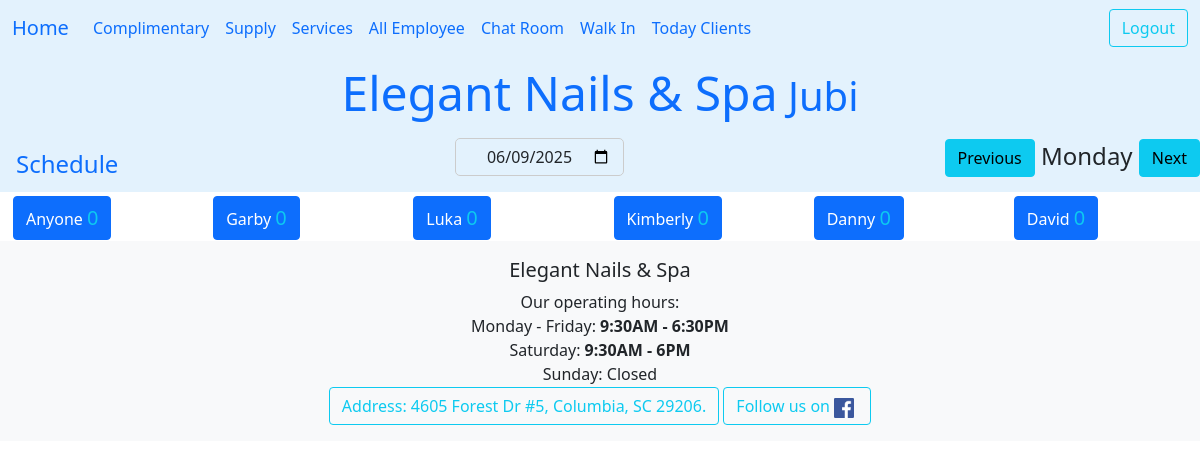
Page /dathen/all/ (signed in) on the earlier database version.
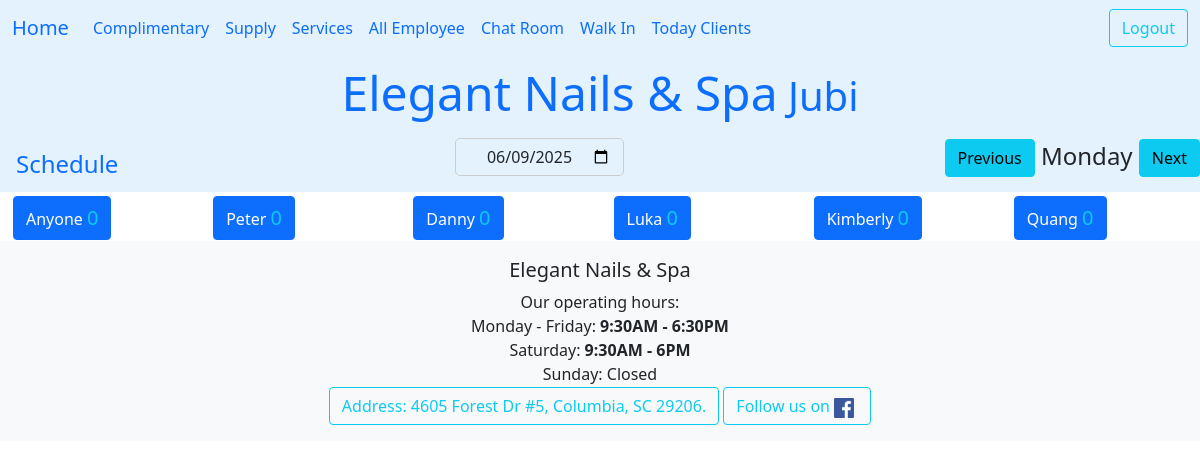
Same page on the later database version.
### ledger/models.py (models this page shows, shortened)
class Technician(models.Model):
    name = models.CharField(max_length=25)
    phone = PhoneNumberField()
    email = models.EmailField(max_length=40, null=True, blank=True)
    owner = models.ForeignKey(settings.AUTH_USER_MODEL, on_delete=models.DO_NOTHING)
    start_work_at = models.TimeField()
    end_work = models.TimeField()
    isWork = models.BooleanField(default=False)
    picture = models.ImageField(upload_to='tech_pictures/', null=True, editable=True)
    services = models.ManyToManyField("Service", blank=True, related_name="tech")
    time_come_in = models.DateTimeField(null=True)
    work_days = models.CharField(max_length=7, default="1111110", help_text="MTWTFSS: 1 for work, 0 for off")
    vacation_start = models.DateField(null=True, blank=True, help_text="Start vacation")
    vacation_end = models.DateField(null=True, blank=True, help_text="End vacation, back work!")
    date_go_work = models.DateField(null=True, blank=True)
    history = HistoricalRecords()
    hire_date = models.DateField(auto_now_add=True, help_text="Date when the technician was hired")
    experience = models.PositiveIntegerField(default=0, help_text="Years of experience in the field")
    bio = models.TextField(max_length=500, null=True, blank=True, help_text="Short bio about the technician")
    view_count = models.IntegerField(default=0)
    def is_on_vacation(self, check_date):
        if self.vacation_start and self.vacation_end:
            return self.vacation_start <= check_date <= self.vacation_end
        return False
    class Meta:
        unique_together = ('name','phone',)
        ordering = ['name']
    def get_today_clients(self):
        hnay = self.get_khachVisit().filter(day_comes=datetime.date.today()) #.exclude(status=Khach.Status.cancel)
        return hnay.order_by('time_at')
    def get_khachVisit(self):
        return self.khachvisits.all()
    def get_services_today(self):
        now = datetime.datetime.now()
        clients = self.get_today_clients().filter(time_at__lte=now)
        all_ser = []
        for client in clients:
            all_ser.extend(client.get_services())
        return len(all_ser)

### datHen/views.py (the view)
# urls.py: path('all/', views.DatHenView.as_view(), name='listHen' ),
class DatHenView(LoginRequiredMixin,View):
    template_name = 'datHen/dathenview.html'
    def get(self, request):
        date_str = request.GET.get('date')
        if date_str:
            try:
                selected_date = timezone.datetime.strptime(date_str, '%Y-%m-%d').date()
            except ValueError:
                selected_date = timezone.now().date()
        else:
            selected_date = timezone.now().date()
        form = DatePickerInput(initial={'date': selected_date})
        prev_day = selected_date - timedelta(days=1)
        next_day = selected_date + timedelta(days=1)
        all_tech = Technician.objects.filter(owner=request.user).order_by('time_come_in')
        context = {
            'allTech' : all_tech,
            'selected_date': selected_date,
            'prev_day' : prev_day,
            'next_day' : next_day,
            'form': form,
        }
        for tech in all_tech:
            tech.on_vacation = tech.is_on_vacation(check_date=selected_date)
            tech.clients = tech.get_khachVisit().filter(day_comes=selected_date).order_by('time_at')
        return render(request, self.template_name, context)

### datHen/forms.py
class DatePickerInput(forms.Form):
    date = forms.DateField(
        widget=ChonNgay(),
        label=""
        )

### datHen/templates/datHen/dathenview.html (shortened to what this page needs)
{% extends 'base.html' %}
{% load crispy_forms_tags %}
{% load humanize %}
{% load static %}
{% block nutChinh %}
        <div class="d-flex flex-row">
            <div class="nav-item">
                <a class="nav-link" href="{% url 'datHen:schedule_user' %}"><span>Schedule</span></a>
            </div>
        </div>
{% endblock nutChinh %}
{% block time %}
    <div class="d-grid gap-2 d-md-flex justify-content-md-end">
        {{ form.date | as_crispy_field }}
    </div>
{% endblock time %}
{% block nutPhu %}
    <div class="date-navigation">
        <a href="?date={{ prev_day|date:'Y-m-d' }}" class="btn btn-info">Previous</a>
            <span class="current-date">{{ selected_date|date:'l' }}</span>
        <a href="?date={{ next_day|date:'Y-m-d' }}" class="btn btn-info">Next</a>
    </div>
{% endblock nutPhu %}
{% block heading %}
<link rel="stylesheet" href="{% static 'css/dathenview.css' %}">
{% endblock heading %}
{% block content %}
<div class="container_tech">
    {% for tech in allTech %}
    <div class="col-md-2 align-text-top" id="tech">
        <span class="fs-3">
            <a href="{% url 'ledger:vacation' tech.id %}" class="btn {% if tech.on_vacation %}btn-secondary{% else %}btn-primary{% endif %}" role="button" > {{ tech.name | title }}
                <span class="text-info fs-5">{% if tech.on_vacation %}Off {% else %}  {{ tech.get_services_today }} </span>{% endif %}
            </a>
        </span>
    </div>
    {%endfor%}
</div>
{% endblock content %}

Differences in the rows shown:
no longer on this page (row edited): Technician: name "Garby", get_services_today "0"
no longer on this page (row edited): Technician: name "David", get_services_today "0"
now on this page (row edited): Technician: name "Peter", get_services_today "0"
changed Technician "Danny": moves up the list
now on this page (row edited): Technician: name "Quang", get_services_today "0"
